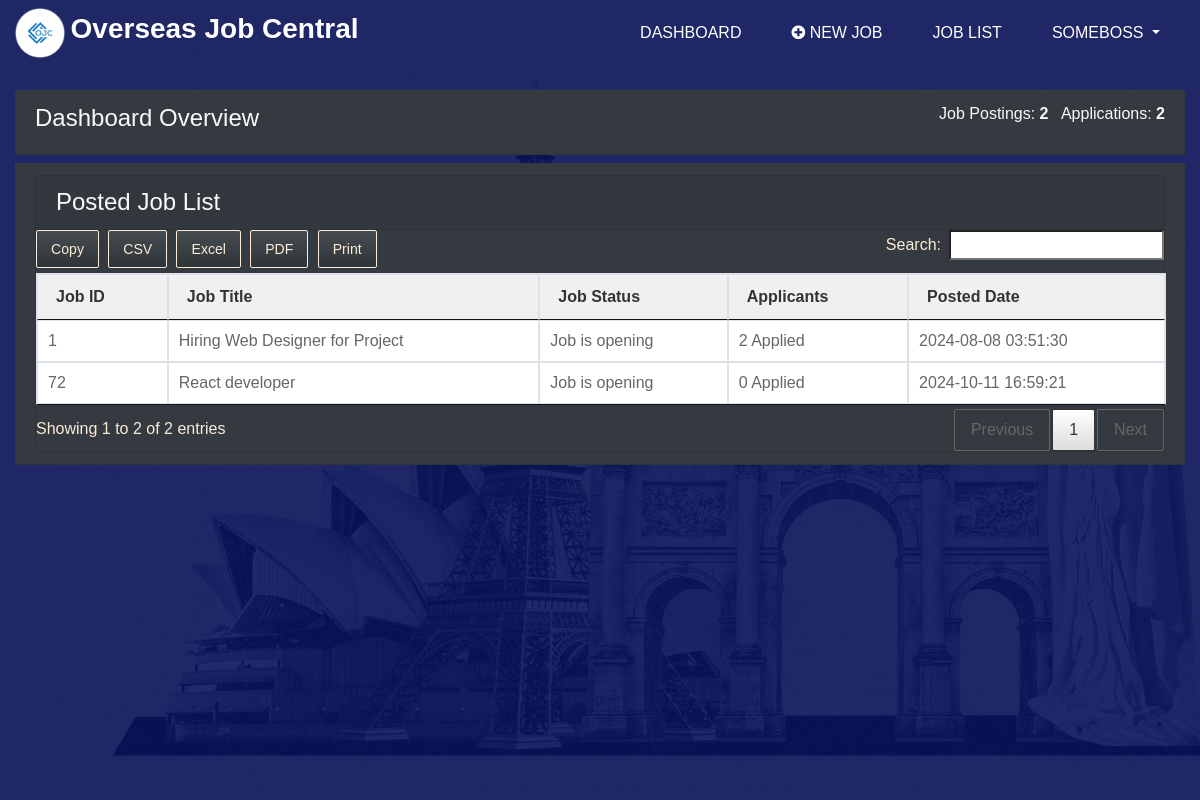
Page /employers/dashboard.php (signed in) on the earlier database version.
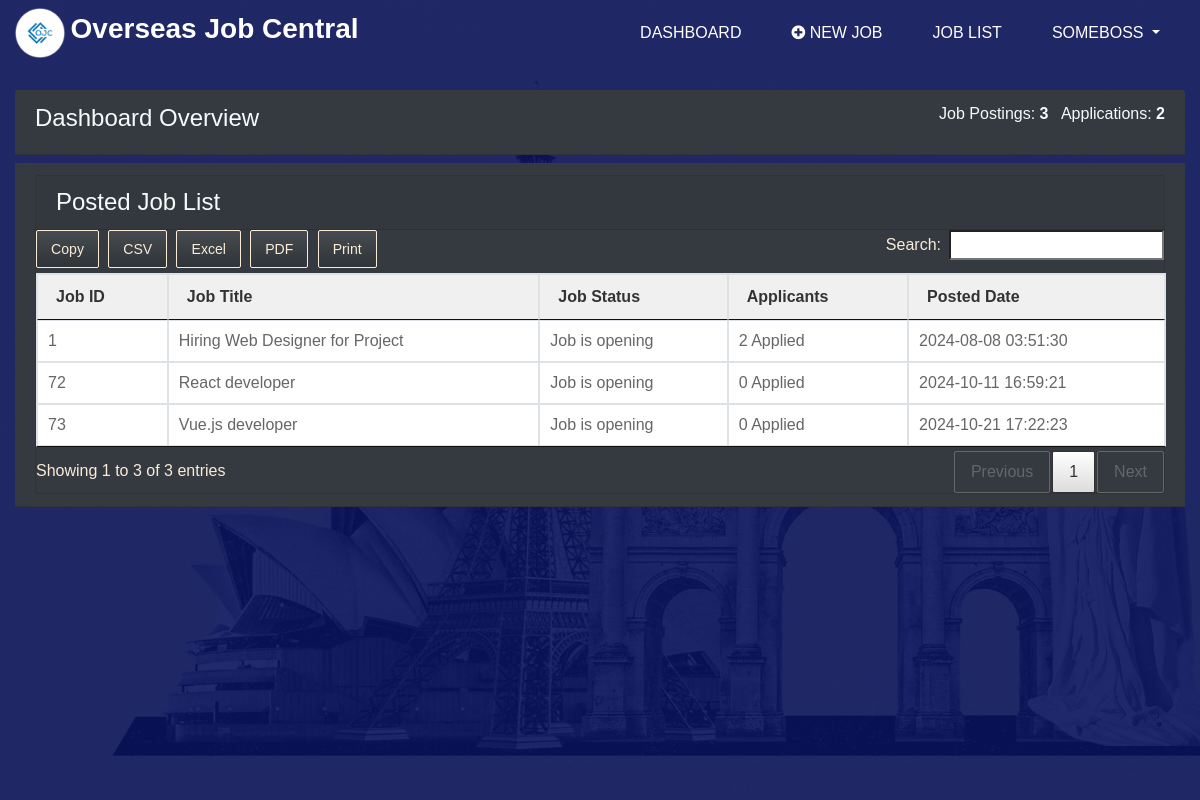
Same page on the later database version.
### tables this page shows
CREATE TABLE `jobs` (
  `id` int(11) NOT NULL,
  `job_title` varchar(100) NOT NULL,
  `job_desc` text NOT NULL,
  `responsibilities` text DEFAULT NULL,
  `experience` text DEFAULT NULL,
  `skills` text DEFAULT NULL,
  `requirements` text DEFAULT NULL,
  `salary` varchar(50) DEFAULT NULL,
  `job_location` varchar(100) NOT NULL,
  `employer` varchar(50) NOT NULL,
  `employer_id` int(100) NOT NULL,
  `status` int(10) DEFAULT NULL,
  `created_at` timestamp NOT NULL DEFAULT current_timestamp(),
  `updated_at` timestamp NULL DEFAULT NULL,
  `deleted_at` timestamp NULL DEFAULT NULL
);

### employers/dashboard.php (the view, shortened to what this page needs)
<?php
$db = new Database();
$conn = $db->getConnection();
$employer_id = $_SESSION['user_id'];
$job_query = "SELECT * FROM jobs WHERE employer_id = '$employer_id'";
$job_result = mysqli_query($conn, $job_query);
$job_data = array();
while ($row = mysqli_fetch_assoc($job_result)) {
    $job_data[] = $row;
}
$applied_query = "SELECT aj.status, j.job_title, ee.id as employee_id, ee.username as employee_name
    FROM applied_jobs aj
    JOIN jobs j ON aj.job_id = j.id
    JOIN employees ee ON ee.id = aj.employee_id
    JOIN employers e ON j.employer_id = e.id
    WHERE e.id = '$employer_id'";
$applied_result = mysqli_query($conn, $applied_query);
$applied_data = array();
while ($row = mysqli_fetch_assoc($applied_result)) {
    $applied_data[] = $row;
}
?>
<?php include '../components/head.php'; ?>
<body style="background-image: linear-gradient(to right, #1f2766, #1f2766);">
<?php include '../navbars/nav__employer.php'; ?>
    <div class="container-fluid mt-4">
        <div class="row">
            <div class="col-md-12">
                <div class="d-flex justify-content-between align-items-center card-header bg-dark">
                    <h4 class="text-light">Dashboard Overview</h4>
                    <ul class="list-inline text-light">
                        <li class="list-inline-item">
                            <span>Job Postings: <strong><?php echo count($job_data); ?></strong></span>
                        </li>
                        <li class="list-inline-item">
                            <span>Applications: <strong><?php echo count($applied_data); ?></strong></span>
                        </li>
                    </ul>
                </div>
                <div class="d-flex justify-content-between align-items-center card-header bg-dark mt-2">
                    <section class="card bg-dark">
                    <h4 class="card-header text-light">Posted Job List</h4>
                    <table id="jobTable" class="table table-bordered" style="width:100%">
                        <thead>
                            <tr>
                            <th>Job ID</th>
                            <th>Job Title</th>
                            <th>Job Status</th>
                            <th>Applicants</th>
                            <th>Posted Date</th>
                            </tr>
                        </thead>
                        <tbody>
                        <?php foreach ($job_data as $job) {
                            $applicants_query = "SELECT COUNT(*) as applicant_count FROM applied_jobs WHERE job_id = '$job[id]'";
                            $applicants_result = mysqli_query($conn, $applicants_query);
                            $applicants_data = mysqli_fetch_assoc($applicants_result);
                        ?>
                            <tr>
                            <td><?php echo $job['id']; ?></td>
                            <td>
                                <a href="detail_job.php?id=<?= $job['id']; ?>" class="job-listing-link">
                                    <?php echo $job['job_title']; ?>
                                </a>
                            </td>
                            <td>
                                <?php
                                if ($job['status'] == 0) {
                                    echo "Job is closed";
                                } elseif ($job['status'] == 1) {
                                    echo "Job is pending for approval";
                                } elseif ($job['status'] == 2) {
                                    echo "Job is opening";
                                }
                                ?>
                            </td>
                            <td>
                            <a href="applied_applicants.php?id=<?= $job['id']; ?>" class="job-listing-link">
                                    <?php echo $applicants_data['applicant_count']; ?> Applied
                            </a>
                            </td>
                            <td><?php echo $job['created_at']; ?></td>
                            </tr>
                        <?php } ?>
                        </tbody>
                    </table>
                    </section>
                </div>
            </div>
        </div>
    </div>
</body>
</html>

### components/head.php (shortened to what this page needs)
<!DOCTYPE html>
<html lang="en">
<head>
  <link rel="stylesheet" href="<?php echo ASSETS_URL; ?>/css/font-awesome.min.css"/>
  <link rel="stylesheet" href="<?php echo ASSETS_URL; ?>/dataTables/jquery.dataTables.min.css">
  <link rel="stylesheet" href="<?php echo ASSETS_URL; ?>/dataTables/buttons.dataTables.min.css">
  <link rel="stylesheet" href="<?php echo ASSETS_URL; ?>/css/bootstrap.css" />
  <link rel="stylesheet" href="<?php echo ASSETS_URL; ?>/css/responsive.css"/>
  <link rel="stylesheet" href="<?php echo ASSETS_URL; ?>/css/nice-select.min.css" />
  <link rel="stylesheet" href="<?php echo ASSETS_URL; ?>/css/style.css"/>
</head>

### navbars/nav__employer.php (shortened to what this page needs)
<div class="hero_area">
<header class="header_section">
  <div class="container-fluid">
    <nav class="navbar navbar-expand-lg custom_nav-container ">
      <a class="navbar-brand" href="#">
          <img src="../assets/images/ojc-round.png" alt="ojc-round" width="50px" height="50px">
          <span>Overseas Job Central</span>
      </a>
      <div class="collapse navbar-collapse" id="navbarSupportedContent">
          <ul class="navbar-nav  ml-auto">
          <li class="nav-item">
              <a class="nav-link" href="<?php echo EMPLOYER_URL; ?>/dashboard.php"> Dashboard</a>
          </li>
          <li class="nav-item">
              <a class="nav-link" href="<?php echo EMPLOYER_URL; ?>/post_job.php"> <i class="fa fa-plus-circle" aria-hidden="true"></i> New Job</a>
          </li>
          <li class="nav-item">
              <a class="nav-link" href="<?php echo EMPLOYER_URL; ?>/manage_jobs.php">Job List</a>
          </li>
          <?php if (!isset($_SESSION['user_id'])): ?>
          <li class="nav-item">
              <a class="nav-link" href="<?php echo AUTH_URL; ?>/login.php">
              <i class="fa fa-user" aria-hidden="true"></i>
              <span>
                  Login
              </span>
              </a>
          </li>
          <li class="nav-item">
              <a class="nav-link" href="<?php echo AUTH_URL; ?>/register.php">
              <i class="fa fa-user" aria-hidden="true"></i>
              <span>
                  Sign Up
              </span>
              </a>
          </li>
            <?php else: ?>
            <li class="nav-item dropdown">
                <a class="nav-link dropdown-toggle" href="#" id="navbarDropdown" role="button" data-toggle="dropdown" aria-expanded="false">
                    <?php echo $_SESSION['user_name']; ?>
                </a>
            </li>
            <?php endif; ?>
          </ul>
      </div>
    </nav>
  </div>
</header>

### assets/css/style.css (style rules this page uses)
body { font-family: 'Poppins', sans-serif; color: #0c0c0c; background-color: #ffffff; overflow-x: hidden; }
a, a:hover, a:focus { text-decoration: none; }
.hero_area, .hero_area_auth { position: relative; display: -webkit-box; display: -moz-box; display: -ms-flexbox; display: flex; -webkit-box-orient: vertical; -webkit-box-direction: normal; -moz-box-orient: vertical; -moz-box-direction: normal; -ms-flex-direction: column; flex-direction: column; background-image: -webkit-gradient(linear, left top, right top, from(rgba(8, 19, 92, 0.9)), to(rgba(8, 19, 92, 0.9))), url(../images/slider-bg2.jpg); background-image: -webkit-linear-gradient(left, rgba(8, 19, 92, 0.9), rgba(8, 19, 92, 0.9)), url(../images/slider-bg2.jpg); background-image: -moz-linear-gradient(left, rgba(8, 19, 92, 0.9), rgba(8, 19, 92, 0.9)), url(../images/slider-bg2.jpg); background-image: -o-linear-gradient(left, rgba(8, 19, 92, 0.9), rgba(8, 19, 92, 0.9)), url(../images/slider-bg2.jpg); background-image: linear-gradient(to right, rgba(8, 19, 92, 0.9), rgba(8, 19, 92, 0.9)), url(../images/slider-bg2.jpg); background-size: cover; }
.hero_area { height: 100vh; }
.header_section { padding: 3px 0; }
.navbar-brand { margin: 0; }
.navbar-brand span { font-size: 28px; font-weight: bold; color: #ffffff; }
.custom_nav-container { padding: 0; }
.custom_nav-container .navbar-nav { -webkit-box-align: center; -moz-box-align: center; -ms-flex-align: center; align-items: center; }
.custom_nav-container .navbar-nav .nav-item .nav-link { padding: 10px 25px; color: #ffffff; text-align: center; text-transform: uppercase; }
.job-listing-link { display: block; width: 100%; height: 100%; text-decoration: none; color: inherit; }
table { border-collapse: collapse; font-family: Arial, sans-serif; width: 100%; }
th, td { padding: 10px; border: 1px solid #ddd; }
th { background-color: #f0f0f0; font-weight: bold; font-size: 16px; color: #333; }
td { font-size: 16px; color: #666; }
.card { flex: 1; display: flex; flex-direction: column; }

Differences in the rows shown:
added jobs: id "73", job_title "Vue.js developer", status "Job is opening", applicant_count "0", created_at "2024-10-21 17:22:23"
Other differences:
count($job_data): "2" → "3"
text written by a page script: "Copy CSV Excel PDF Print Search: Showing 1 to 2 of 2 entries Previous 1 Next" → "Copy CSV Excel PDF Print Search: Showing 1 to 3 of 3 entries Previous 1 Next"
